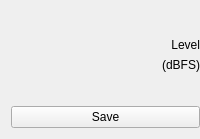
    <widget class="QWidget" name="widget_4" native="true">
     <layout class="QVBoxLayout" name="verticalLayout_5">
      <property name="rightMargin">
       <number>0</number>
      </property>
      <item>
       <spacer name="verticalSpacer_5">
        <property name="orientation">
         <enum>Qt::Vertical</enum>
        </property>
        <property name="sizeHint" stdset="0">
         <size>
          <width>20</width>
          <height>27</height>
         </size>
        </property>
       </spacer>
      </item>
      <item>
       <widget class="QLabel" name="label_7">
        <property name="text">
         <string>Level</string>
        </property>
        <property name="alignment">
         <set>Qt::AlignRight|Qt::AlignTrailing|Qt::AlignVCenter</set>
        </property>
       </widget>
      </item>
      <item>
       <widget class="QLabel" name="label_8">
        <property name="text">
         <string>(dBFS)</string>
        </property>
        <property name="alignment">
         <set>Qt::AlignRight|Qt::AlignTrailing|Qt::AlignVCenter</set>
        </property>
       </widget>
      </item>
      <item>
       <spacer name="verticalSpacer_6">
        <property name="orientation">
         <enum>Qt::Vertical</enum>
        </property>
        <property name="sizeHint" stdset="0">
         <size>
          <width>20</width>
          <height>28</height>
         </size>
        </property>
       </spacer>
      </item>
      <item>
       <widget class="QPushButton" name="save">
        <property name="minimumSize">
         <size>
          <width>50</width>
          <height>0</height>
         </size>
        </property>
        <property name="focusPolicy">
         <enum>Qt::NoFocus</enum>
        </property>
        <property name="text">
         <string>Save</string>
        </property>
       </widget>
      </item>
     </layout>
    </widget>
